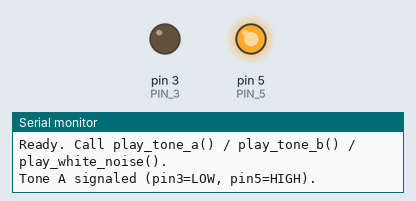
The sketch below on a simulated Arduino Mega 2560, built with avr-gcc and run on an emulated ATmega2560. On the bench: output pins drawn as LEDs (lit = HIGH), the last lines printed to the serial monitor.

Above: at 1.0 s.
At 2.5 s:
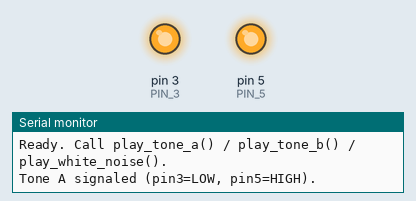
At 4.0 s:
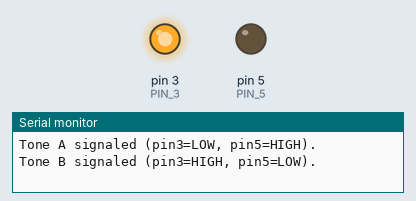
At 7.0 s:
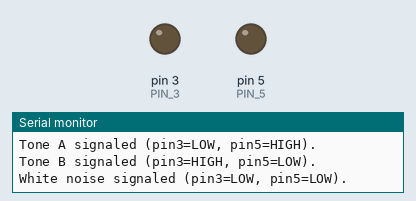
Timing chart, 0 to 11.7 s (numbered marks = the images above):
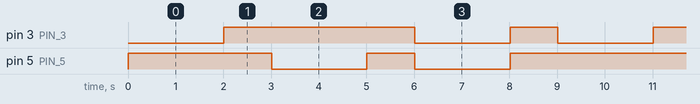

Measured:
- by itself, pin 3 (PIN_3): repeats every 9.0 s: LOW 2.0 s, HIGH 1.0 s, LOW 2.0 s, HIGH 4.0 s
- by itself, pin 5 (PIN_5): repeats every 9.0 s: HIGH 1.0 s, LOW 2.0 s, HIGH 4.0 s, LOW 2.0 s
- by itself, everything shown: repeats every 9.0 s, in 6 steps

The sketch:

CustomTriggerMega.ino
```cpp
// =============================================================
// Mega side: encodes which sound to play as a 2-bit level state
// on pins 3 and 5 (not a pulse -- the Due reads the live level).
//
// Wiring (through a logic level shifter, Mega 5V -> Due 3.3V):
//   Mega pin 3 -> level shifter -> Due pin 3
//   Mega pin 5 -> level shifter -> Due pin 5
//   Mega GND   -----------------> Due GND (shared ground)
//
// Truth table (pin3, pin5):
//   HIGH, HIGH -> idle / waiting for next signal
//   LOW,  HIGH -> Tone A (high pitch)
//   HIGH, LOW  -> Tone B (low pitch)
//   LOW,  LOW  -> White noise
// =============================================================

const int PIN_3 = 3;
const int PIN_5 = 5;

void setup() {

  Serial.begin(38400);

  pinMode(PIN_3, OUTPUT);
  pinMode(PIN_5, OUTPUT);

  go_idle();

  Serial.println(
    "Ready. Call play_tone_a() / play_tone_b() / play_white_noise()."
  );
}

// =============================================================
// Idle / waiting state: both lines HIGH.
// =============================================================

void go_idle() {

  digitalWrite(PIN_3, HIGH);
  digitalWrite(PIN_5, HIGH);
}

// =============================================================
// Tone A (high pitch):
// pin3 LOW, pin5 HIGH
// Held for duration_ms, then back to idle.
// =============================================================

void play_tone_a(unsigned long duration_ms) {

  digitalWrite(PIN_3, LOW);
  digitalWrite(PIN_5, HIGH);

  Serial.println(
    "Tone A signaled (pin3=LOW, pin5=HIGH)."
  );

  delay(duration_ms);

  go_idle();
}

// =============================================================
// Tone B (low pitch):
// pin3 HIGH, pin5 LOW
// Held for duration_ms, then back to idle.
// =============================================================

void play_tone_b(unsigned long duration_ms) {

  digitalWrite(PIN_3, HIGH);
  digitalWrite(PIN_5, LOW);

  Serial.println(
    "Tone B signaled (pin3=HIGH, pin5=LOW)."
  );

  delay(duration_ms);

  go_idle();
}

// =============================================================
// White noise:
// pin3 LOW, pin5 LOW
// Held for duration_ms, then back to idle.
//
// Both pins change when going from idle to white noise.
// The Due uses debounce to prevent a brief intermediate state.
// =============================================================

void play_white_noise(unsigned long duration_ms) {

  digitalWrite(PIN_3, LOW);
  digitalWrite(PIN_5, LOW);

  Serial.println(
    "White noise signaled (pin3=LOW, pin5=LOW)."
  );

  delay(duration_ms);

  go_idle();
}

// =============================================================
// TEST LOOP
//
// Tone A -> 2 seconds
// Idle    -> 1 second
// Tone B -> 2 seconds
// Idle    -> 1 second
// White noise -> 2 seconds
// Idle    -> 1 second
// Repeat
// =============================================================

void loop() {

  play_tone_a(2000);
  delay(1000);

  play_tone_b(2000);
  delay(1000);

  play_white_noise(2000);
  delay(1000);
}
```
